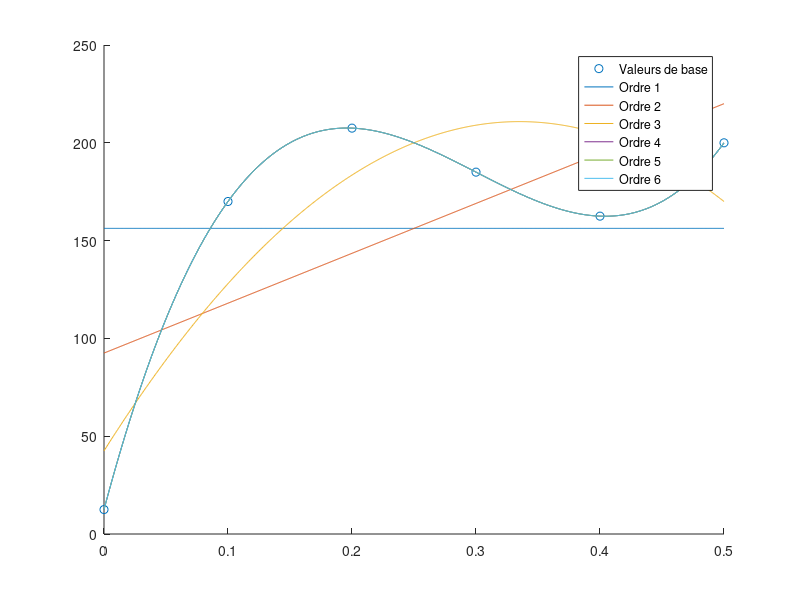

This figure's MATLAB source:
%% Init
clc
clear
close all



%% Numero 1
m=4;
h = 0.6;
k = 20000;
g=9.8;

Vg = m*g*h;

v = sqrt(Vg/(0.5*m));

compression = sqrt(Vg/(0.5*k));


%% Numero 2

e = 0.95;
v1 = 5*sin(deg2rad(30));
v2 = 0;

v1_prime = (v2 + v1 - e*(v1-v2))/2;
v2_prime = v1 + v2 - v1_prime;

%% Numero 3

x = [0.0 0.1 0.2 0.3 0.4 0.5]';
F = [12.5 170 207.5 185 162.5 200]';
x_linear = linspace(0,0.5,1000);
m = 1687.5;
Order = 1:1:numel(x);


figure
hold on
scatter(x,F,'DisplayName','Valeurs de base')
for i=Order
   g_x = 0;
   for n=1:i
       P(:,i) = x.^(n-1);
   end
   
   a = inv(P'*P)*P'*F;
   
 
   values = 0;
   integrale_analytique = 0;
   for q=1:i
      g_x = g_x + a(q).*x_linear.^(q-1);
      values = values + a(q).*x.^(q-1);
   end
    
   RMS(i) = sqrt(1/numel(g_x) * sum( (values-F).^2) );
   F_barre = numel(F)^-1*sum(F);
   R(i) = ( sum( (values-F_barre).^2 ))/(sum( (F-F_barre).^2) );
   plot(x_linear,g_x,'DisplayName',sprintf("Ordre %d",i))
end
legend








